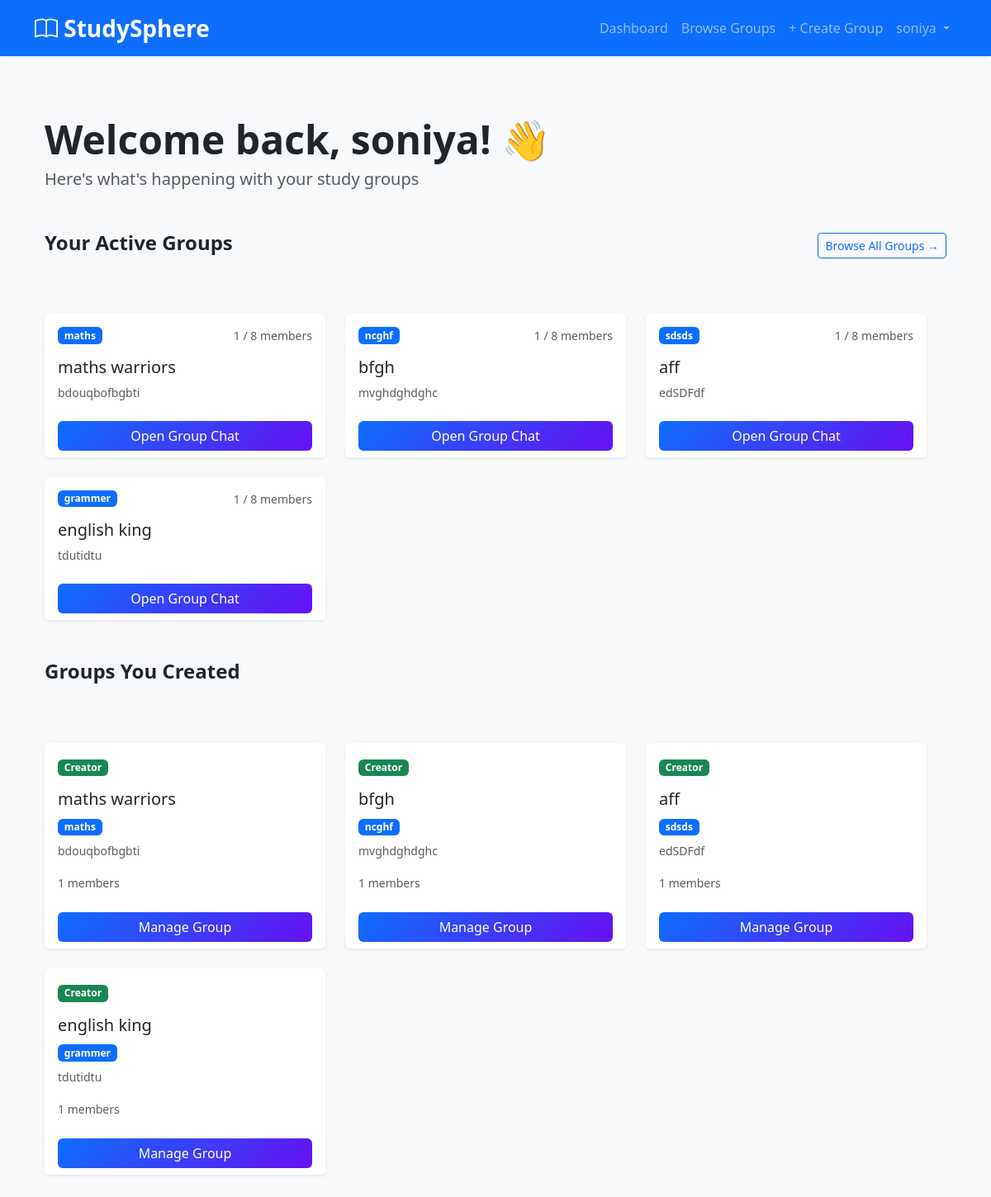
Page /dashboard (signed in) on the committed database.
### models.py (models this page shows, shortened)
class User(UserMixin, db.Model):
    id = db.Column(db.Integer, primary_key=True)
    username = db.Column(db.String(80), unique=True, nullable=False)
    email = db.Column(db.String(120), unique=True, nullable=False)
    password_hash = db.Column(db.String(256), nullable=False)
    created_at = db.Column(db.DateTime, default=datetime.utcnow)

class Group(db.Model):
    id = db.Column(db.Integer, primary_key=True)
    name = db.Column(db.String(100), nullable=False)
    description = db.Column(db.Text, nullable=False)
    subject = db.Column(db.String(100), nullable=False)
    max_members = db.Column(db.Integer, default=10)
    created_at = db.Column(db.DateTime, default=datetime.utcnow)
    creator_id = db.Column(db.Integer, db.ForeignKey('user.id'), nullable=False)
    members = db.relationship('GroupMember', backref='group', lazy=True, cascade="all, delete-orphan")
    messages = db.relationship('Message', backref='group', lazy=True, cascade="all, delete-orphan")

### routes.py (the view)
@main.route('/dashboard')
@login_required
def dashboard():
    user_groups = Group.query.join(GroupMember)\
                    .filter(GroupMember.user_id == current_user.id).all()
    created_groups = Group.query.filter_by(creator_id=current_user.id).all()
    return render_template('dashboard.html',
                           user_groups=user_groups,
                           created_groups=created_groups)

### app.py (called while the page is built)
def create_app():
    app = Flask(__name__)
    app.config.from_object(Config)
    db.init_app(app)
    login_manager = LoginManager()
    login_manager.login_view = 'main.login'
    login_manager.init_app(app)
    @login_manager.user_loader
    def load_user(user_id):
        from models import User
        return User.query.get(int(user_id))
    from routes import main
    app.register_blueprint(main)
    with app.app_context():
        db.create_all()
    return app

### templates/dashboard.html (shortened to what this page needs)
{% extends "base.html" %}
{% block content %}
<div class="container py-5">
    <div class="row">
        <div class="col-12">
            <h1 class="display-5 fw-bold mb-1">Welcome back, {{ current_user.username }}! 👋</h1>
            <p class="lead text-muted mb-5">Here's what's happening with your study groups</p>
        </div>
    </div>
    <div class="row mb-5">
        <div class="col-12 d-flex justify-content-between align-items-center mb-3">
            <h4 class="fw-semibold">Your Active Groups</h4>
            <a href="{{ url_for('main.groups') }}" class="btn btn-outline-primary btn-sm">
                Browse All Groups →
            </a>
        </div>
        {% if user_groups %}
            <div class="row g-4">
                {% for group in user_groups %}
                <div class="col-md-6 col-lg-4">
                    <div class="card h-100 shadow-sm border-0 hover-shadow">
                        <div class="card-body">
                            <div class="d-flex justify-content-between">
                                <span class="badge bg-primary mb-3">{{ group.subject }}</span>
                                <small class="text-muted">{{ group.members|length }} / {{ group.max_members }} members</small>
                            </div>
                            <h5 class="card-title">{{ group.name }}</h5>
                            <p class="card-text text-muted small">
                                {{ group.description[:100] }}{% if group.description|length > 100 %}...{% endif %}
                            </p>
                        </div>
                        <div class="card-footer bg-white border-0">
                            <a href="{{ url_for('main.group_detail', group_id=group.id) }}"
                               class="btn btn-primary w-100">Open Group Chat</a>
                        </div>
                    </div>
                </div>
                {% endfor %}
            </div>
        {% endif %}
    </div>
    <div class="row">
        <div class="col-12 d-flex justify-content-between align-items-center mb-3">
            <h4 class="fw-semibold">Groups You Created</h4>
        </div>
        {% if created_groups %}
            <div class="row g-4">
                {% for group in created_groups %}
                <div class="col-md-6 col-lg-4">
                    <div class="card h-100 shadow-sm border-0 hover-shadow">
                        <div class="card-body">
                            <span class="badge bg-success mb-3">Creator</span>
                            <h5 class="card-title">{{ group.name }}</h5>
                            <span class="badge bg-primary">{{ group.subject }}</span>
                            <p class="mt-2 text-muted small">
                                {{ group.description[:90] }}{% if group.description|length > 90 %}...{% endif %}
                            </p>
                            <small class="text-muted">{{ group.members|length }} members</small>
                        </div>
                        <div class="card-footer bg-white border-0">
                            <a href="{{ url_for('main.group_detail', group_id=group.id) }}"
                               class="btn btn-primary w-100">Manage Group</a>
                        </div>
                    </div>
                </div>
                {% endfor %}
            </div>
        {% endif %}
    </div>
</div>
{% endblock %}

### templates/base.html (shortened to what this page needs)
<!DOCTYPE html>
<html lang="en">
<head>
    <link href="https://cdn.jsdelivr.net/npm/bootstrap@5.3.3/dist/css/bootstrap.min.css" rel="stylesheet">
    <link href="https://cdn.jsdelivr.net/npm/bootstrap-icons@1.11.3/font/bootstrap-icons.css" rel="stylesheet">
    <link rel="stylesheet" href="{{ url_for('static', filename='css/style.css') }}">
</head>
<body class="bg-light">
    <nav class="navbar navbar-expand-lg navbar-dark bg-primary shadow-sm">
        <div class="container">
            <a class="navbar-brand fw-bold fs-3" href="{{ url_for('main.index') }}">
                <i class="bi bi-book"></i> StudySphere
            </a>
            <div class="collapse navbar-collapse" id="navbarNav">
                <ul class="navbar-nav ms-auto">
                    {% if current_user.is_authenticated %}
                        <li class="nav-item"><a class="nav-link" href="{{ url_for('main.dashboard') }}">Dashboard</a></li>
                        <li class="nav-item"><a class="nav-link" href="{{ url_for('main.groups') }}">Browse Groups</a></li>
                        <li class="nav-item"><a class="nav-link" href="{{ url_for('main.create_group') }}">+ Create Group</a></li>
                        <li class="nav-item dropdown">
                            <a class="nav-link dropdown-toggle" href="#" data-bs-toggle="dropdown">
                                {{ current_user.username }}
                            </a>
                        </li>
                    {% else %}
                        <li class="nav-item"><a class="nav-link" href="{{ url_for('main.login') }}">Login</a></li>
                        <li class="nav-item"><a class="nav-link btn btn-light text-primary px-3 ms-2" href="{{ url_for('main.register') }}">Register</a></li>
                    {% endif %}
                </ul>
            </div>
        </div>
    </nav>
    <div class="container mt-4">
        {% block content %}{% endblock %}
    </div>
</body>
</html>

### templates/static/css/style.css (style rules this page uses)
body { font-family: 'Segoe UI', system-ui, sans-serif; }
.btn-primary { background: linear-gradient(135deg, #0d6efd, #6610f2); border: none; }

### templates/dashboard.html (style rules this page uses)
.hover-shadow { transition: all 0.3s ease; }

### rows in the picture
User: username "soniya"
Group: subject "maths", members|length "1", max_members "8", name "maths warriors", description "bdouqbofbgbti"
Group: subject "ncghf", members|length "1", max_members "8", name "bfgh", description "mvghdghdghc"
Group: subject "sdsds", members|length "1", max_members "8", name "aff", description "edSDFdf"
Group: subject "grammer", members|length "1", max_members "8", name "english king", description "tdutidtu"
